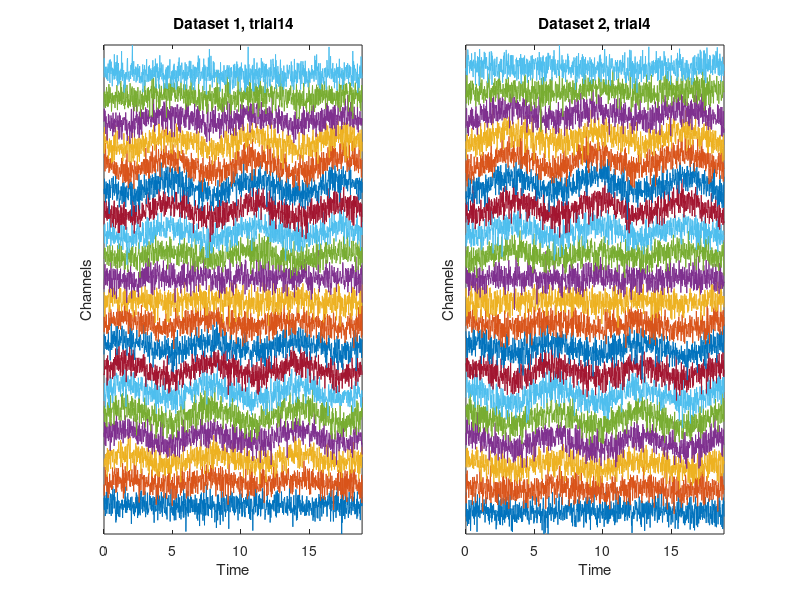
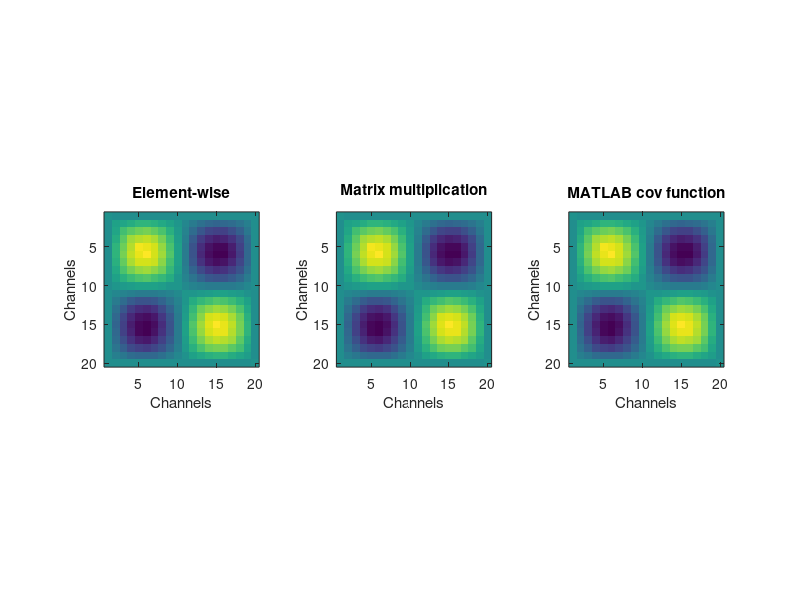
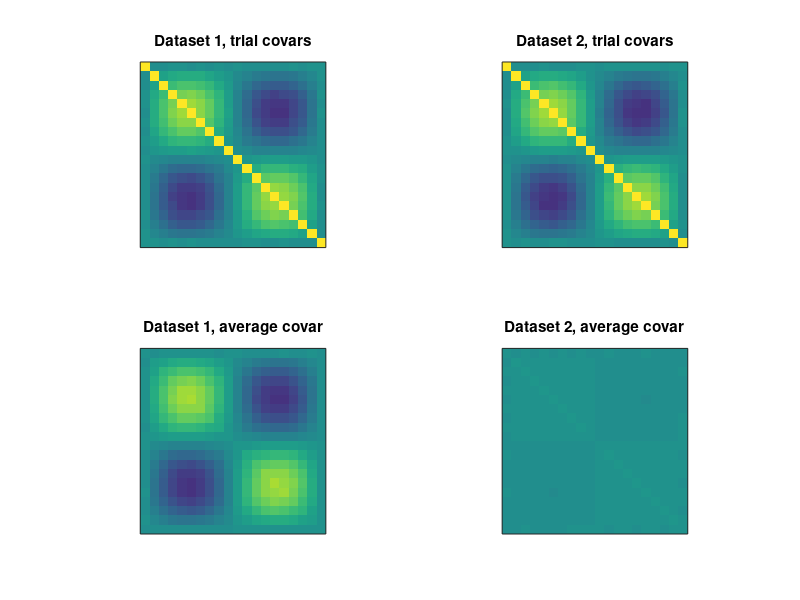

Here is the MATLAB script that generated these plots, in order:
%%
%     COURSE: PCA and multivariate neural signal processing
%    SECTION: Creating and interpreting covariance matrices
%      VIDEO: MATLAB: covariance with simulated data
% Instructor: sincxpress.com
%
%%

% a clear MATLAB workspace is a clear mental workspace
close all; clear, clc

%% simulate data with covariance structure

% simulation parameters
N = 1000;     % time points
M =   20;     % channels
nTrials = 50; % number of trials

% time vector (radian units)
t = linspace(0,6*pi,N);

% initialize data matrices
data = cell(1,2);

% relationship across channels (imposing covariance)
chanrel = sin(linspace(0,2*pi,M))';


% loop over "trials" and generate data
for triali=1:nTrials
    
    % simulation 1
    data{1}(:,:,triali) = bsxfun(@times,repmat( sin(t),M,1 ),chanrel) + randn(M,N)/1;
    
    % simulation 2
    data{2}(:,:,triali) = bsxfun(@times,repmat( sin(t+rand*2*pi),M,1 ),chanrel) + randn(M,N)/1;
end

%% visual inspection of the time series data

figure(1), clf

for i=1:2
    subplot(1,2,i)
    
    % pick a random trial
    trial2plot = ceil(rand*nTrials);
    
    % show the data
    plot(t,bsxfun(@plus, squeeze(data{i}(:,:,trial2plot)) ,(1:M)'*3 ))
    
    % code to show trials from one channel
    %plot(t,bsxfun(@plus, squeeze(data{i}(5,:,1:M)) ,(1:M)*3 ))
    
    % make the plot look a bit nicer
    set(gca,'ytick',[]), axis tight
    xlabel('Time'), ylabel('Channels')
    title([ 'Dataset ' num2str(i) ', trial' num2str(trial2plot) ])
    
    % code if showing trials instead of channels
    %ylabel('Trials')
    %title([ 'Dataset ' num2str(i) ', channel 5' ])
end

%% compute covariance matrix element-wise

% initialize
covmat1 = zeros(M);

% compute the trial average (ERP)
dataave = mean(data{1},3);

% double-loop over channels and compute dot product scaled by N-1
for chani=1:M
    for chanj=1:M
        
        % mean-center data
        subi = dataave(chani,:) - mean(dataave(chani,:));
        subj = dataave(chanj,:) - mean(dataave(chanj,:));
        
        % compute covariance
        covmat1(chani,chanj) = sum( subi.*subj ) / (N-1);
    end % end chanj
end % end chani


%% covariance via matrix multiplication

% first mean-center (over time!)
dataaveM = bsxfun(@minus,dataave,mean(dataave,2));

% all pairwise dot products as the matrix times its transpose
covmat2 = dataaveM*dataaveM' / (N-1);

%% covariance using MATLAB's cov function

% note that cov will mean-center the data
covmat3 = cov(dataave');

% always check the size to make sure it's the correct orientation:
size(covmat3)

%% show the matrices

figure(2), clf

subplot(131), imagesc(covmat1)
axis square, title('Element-wise')
xlabel('Channels'), ylabel('Channels')

subplot(132), imagesc(covmat2)
axis square, title('Matrix multiplication')
xlabel('Channels'), ylabel('Channels')

subplot(133), imagesc(covmat3)
axis square, title('MATLAB cov function')
xlabel('Channels'), ylabel('Channels')

%% discussion

% What are the advantages and disadvantages 
% of each approach to computing the covariance matrix?

%% compare the covariance matrices for the two datasets

[covmat1,covmat2] = deal( zeros(M) );


for triali=1:nTrials
    
    %% dataset 1
    % extract data and mean-center
    tmpdat = squeeze( data{1}(:,:,triali) );
    tmpdat = bsxfun(@minus,tmpdat,mean(tmpdat,2));
    % compute covariance and add to matrix
    covmat1 = covmat1 + tmpdat*tmpdat'/(N-1);
    
    %% dataset 2
    % extract data and mean-center
    tmpdat = squeeze( data{2}(:,:,triali) );
    tmpdat = bsxfun(@minus,tmpdat,mean(tmpdat,2));
    % compute covariance and add to matrix
    covmat2 = covmat2 + tmpdat*tmpdat'/(N-1);
    
end

% finish the averaging
covmat1 = covmat1 / nTrials;
covmat2 = covmat2 / nTrials;

figure(3), clf
clim = [-1 1]*.7; % colormap
subplot(221), imagesc(covmat1)
axis square, title('Dataset 1, trial covars')
set(gca,'clim',clim,'xtick',[],'ytick',[])


subplot(222), imagesc(covmat2)
axis square, title('Dataset 2, trial covars')
set(gca,'clim',clim,'xtick',[],'ytick',[])


%% now repeat for average

% compute average
dataave1 = mean(data{1},3);
dataave2 = mean(data{2},3);

% covariance for data1
tmpdat  = bsxfun(@minus,dataave1,mean(dataave1,2));
covmat1 = tmpdat*tmpdat' / (N-1);

% covariance for data2
tmpdat  = bsxfun(@minus,dataave2,mean(dataave2,2));
covmat2 = tmpdat*tmpdat' / (N-1);


subplot(223), imagesc(covmat1)
axis square, title('Dataset 1, average covar')
set(gca,'clim',clim,'xtick',[],'ytick',[])


subplot(224), imagesc(covmat2)
axis square, title('Dataset 2, average covar')
set(gca,'clim',clim,'xtick',[],'ytick',[])

%% discussion

% Explain the differences in the results!

%%
